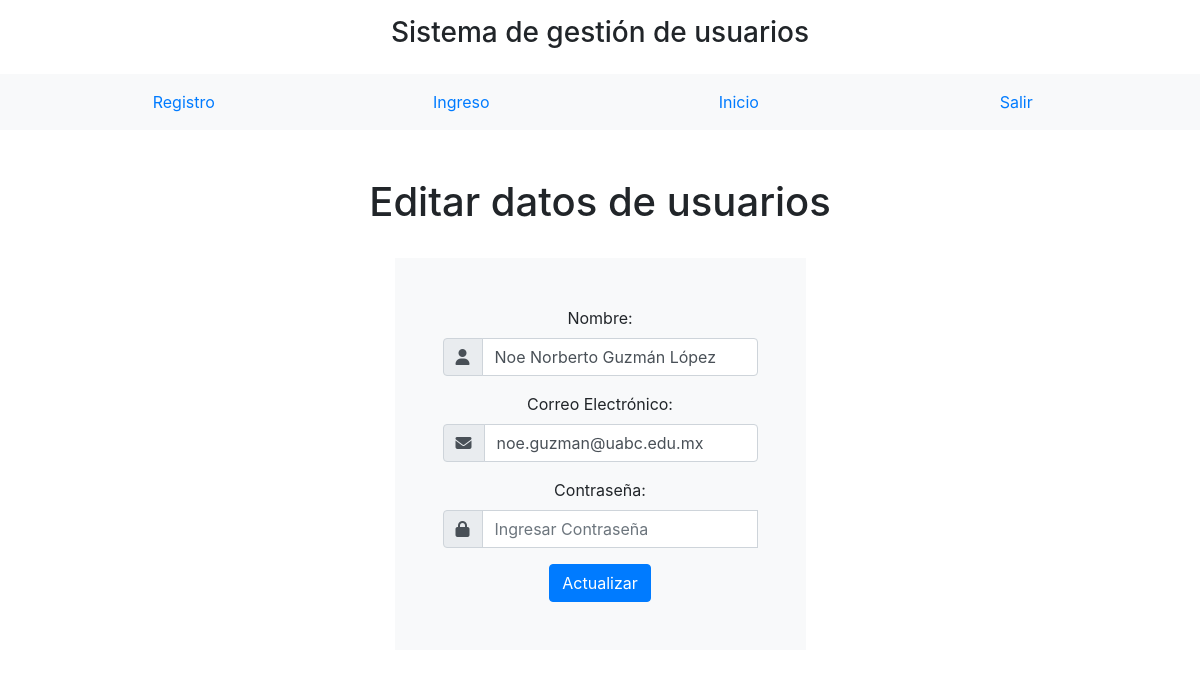
Page /04.PDO-MYSQL/index.php?pagina=editar&token=6c30bf8170ba1493f867186a5a542697 (signed in) on the committed database.
### tables this page shows
CREATE TABLE `registros` (
  `id` int(11) NOT NULL,
  `token` text NOT NULL,
  `nombre` text NOT NULL,
  `email` text NOT NULL,
  `password` varchar(100) NOT NULL,
  `intentos_fallidos` int(11) DEFAULT NULL,
  `fecha` timestamp NOT NULL DEFAULT current_timestamp() ON UPDATE current_timestamp()
);

### 04.PDO-MYSQL/controladores/plantilla.controlador.php (called while the page is built)
<?php
class ControladorPlantilla {
    public function ctrTraerPlantilla() {
        include "vistas/plantilla.php";
    }
}
?>

### 04.PDO-MYSQL/index.php (called while the page is built)
<?php
    require_once "controladores/plantilla.controlador.php";
    require_once "controladores/formularios.controlador.php";
    require_once "modelos/formularios.modelo.php";
    $plantilla = new ControladorPlantilla();
    $plantilla -> ctrTraerPlantilla();

### 04.PDO-MYSQL/controladores/formularios.controlador.php (called while the page is built, shortened)
<?php
class ControladorFormularios {
    static public function ctrSeleccionarRegistros($item, $valor) {
        $tabla = "registros";
        $respuesta = ModeloFormularios::mdlSeleccionarRegistros($tabla, $item, $valor);
        return $respuesta;
    }
}

### 04.PDO-MYSQL/modelos/conexion.php (called while the page is built)
<?php
Class Conexion  {
    static public function conectar() {
        $link = new PDO("mysql:host=localhost;dbname=curso-php","root","");
        $link->exec("set names utf8");
        return $link;
    }
}
?>

### 04.PDO-MYSQL/modelos/formularios.modelo.php (called while the page is built, shortened)
<?php
require_once "conexion.php";
class ModeloFormularios {
    static public function mdlSeleccionarRegistros($tabla, $item, $valor) {
        if ($item == null && $valor == null) {
            $stmt = Conexion::conectar()->prepare("SELECT *, DATE_FORMAT(fecha, '%d/%m/%Y') AS fecha FROM $tabla");
            $stmt->execute();
            return $stmt->fetchAll();
        } else {
            $stmt = Conexion::conectar()->prepare("SELECT *, DATE_FORMAT(fecha, '%d/%m/%Y') AS fecha FROM $tabla WHERE $item = :$item");
            $stmt->bindParam(":". $item, $valor, PDO::PARAM_STR);
            $stmt->execute();
            return $stmt->fetch();
        }
    }
}

### 04.PDO-MYSQL/vistas/paginas/editar.php (the view, shortened to what this page needs)
<?php
    if(isset($_GET["token"])) {
        $item = "token";
        $valor = $_GET["token"];
        $usuario = ControladorFormularios::ctrSeleccionarRegistros($item, $valor);
    }
?>
<div class="text-center">
    <H1>Editar datos de usuarios</H1>
</div>
<br>
<div class="d-flex justify-content-center text-center">
    <form method="POST" class="p-5 bg-light">
        <div class="form-group">
            <label for="nombre">Nombre:</label>
            <div class="input-group">
                <div class="input-group-prepend">
                    <span class="input-group-text"><i class="fa-solid fa-user"></i></span>
                </div>
                <input type="text" class="form-control" value="<?php echo $usuario["nombre"]; ?>" placeholder="Ingresar nombre" required id="actualizarNombre" name="actualizarNombre">
            </div>
        </div>
        <div class="form-group">
            <label for="email">Correo Electrónico:</label>
            <div class="input-group">
                <div class="input-group-prepend">
                    <span class="input-group-text"><i class="fa-solid fa-envelope"></i></span>
                </div>
                <input type="email" class="form-control" value="<?php echo $usuario["email"]; ?>" placeholder="Ingresar correo electronico" required id="actualizarEmail" name="actualizarEmail">
            </div>
        </div>
        <div class="form-group">
            <label for="pwd">Contraseña:</label>
            <div class="input-group">
                <div class="input-group-prepend">
                    <span class="input-group-text"><i class="fa-solid fa-lock"></i></span>
                </div>
                <input type="password" class="form-control" placeholder="Ingresar Contraseña" id="pwd" required name="actualizarPassword">
            </div>
        </div>
          <button type="submit" id="btnActualizar" class="btn btn-primary">Actualizar</button>
    </form>
</div>

### rows in the picture
registros: actualizarNombre "Noe Norberto Guzmán López", actualizarEmail "noe.guzman@uabc.edu.mx"
